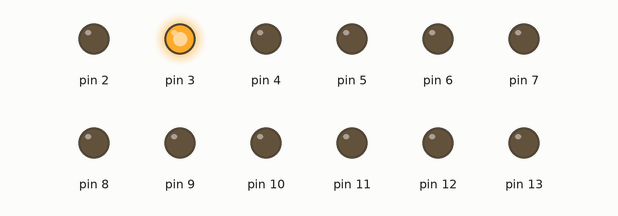
Bench run of a sketch on a simulated Arduino Uno, built with avr-gcc and run on an emulated ATmega328P. Shown: output pins drawn as LEDs (lit = HIGH).

Above: at 0.25 s.
At 0.65 s:
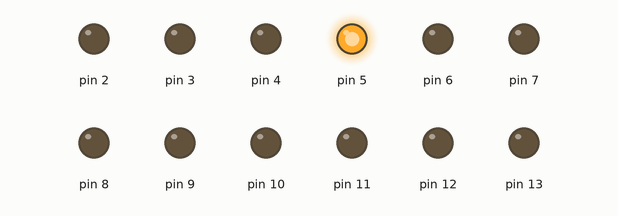
At 1.25 s:
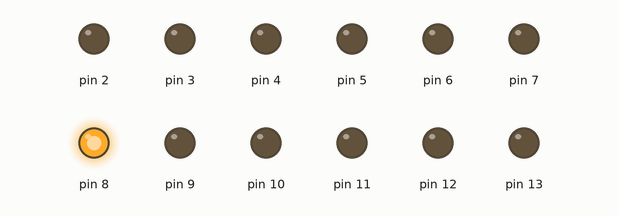
At 2.4 s:
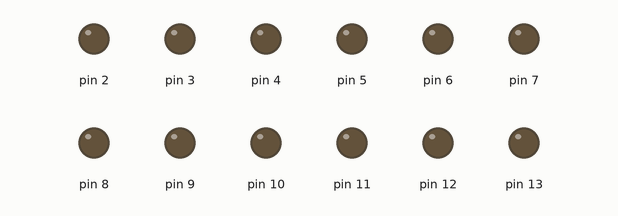
At 16.25 s:
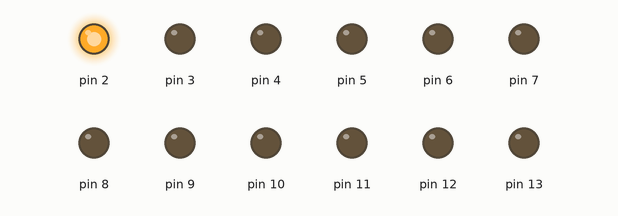
At 37.85 s:
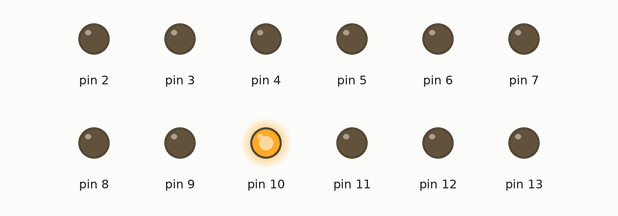
Timing chart, 0 to 39.4 s (numbered marks = the images above):
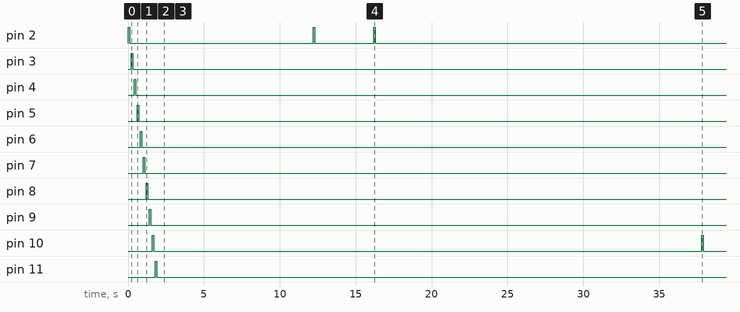

Measured:
- by itself, pin 2: goes HIGH 0.10 s, LOW 12.1 s, HIGH 0.10 s, LOW 3.9 s, HIGH 0.10 s, then LOW
- by itself, pin 3: LOW → HIGH at 0.20 s, → LOW 0.10 s later
- by itself, pin 4: LOW → HIGH at 0.40 s, → LOW 0.10 s later
- by itself, pin 5: LOW → HIGH at 0.60 s, → LOW 0.10 s later
- by itself, pin 6: LOW → HIGH at 0.80 s, → LOW 0.10 s later
- by itself, pin 7: LOW → HIGH at 1.0 s, → LOW 0.10 s later
- by itself, pin 8: LOW → HIGH at 1.2 s, → LOW 0.10 s later
- by itself, pin 9: LOW → HIGH at 1.4 s, → LOW 0.10 s later

The sketch:

LEDTester_2.0.ino
```cpp
#include <Servo.h>


Servo myservo;
// the setup function runs once when you press reset or power the board
void setup() {
  // initialize digital pin 13 as an output.
  pinMode(2, OUTPUT);
  pinMode(3, OUTPUT);
  pinMode(4, OUTPUT);
  pinMode(5, OUTPUT);
  pinMode(6, OUTPUT);
  pinMode(7, OUTPUT);
  pinMode(8, OUTPUT);
  pinMode(9, OUTPUT);
  pinMode(10, OUTPUT);
  pinMode(11, OUTPUT);
  pinMode(12, OUTPUT);
  pinMode(13, OUTPUT);
 // myservo.attach(9);
}

// the loop function runs over and over again forever
void loop() {
  for(int n=1; n<=13, n++;){
  digitalWrite(n, HIGH);   // turn the LED on (HIGH is the voltage level)
  delay(100);              // wait for a second
  digitalWrite(n, LOW);    // turn the LED off by making the voltage LOW
  delay(100);              // wait for a second
  }
}
```
